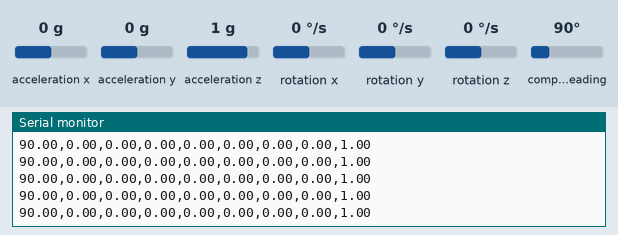
This sketch was run on a simulated ESP32. On the bench: the last lines printed to the serial monitor. Inputs (shaded band) come from the test bench; at power-on: acceleration x 0 g, acceleration y 0 g, compass heading 90°, rotation x 0 °/s, acceleration z 1 g, rotation y 0 °/s, rotation z 0 °/s.

Above: at 3.2 s.
3.3 s: acceleration x set to -1.4 g
At 3.9 s:
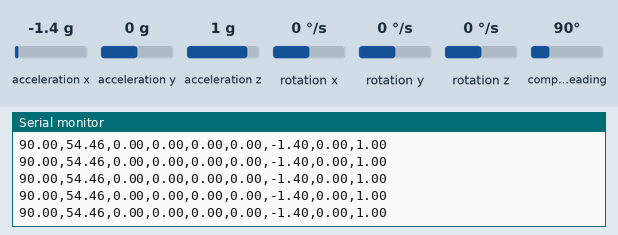
4.8 s: acceleration y set to -1.4 g
At 5.3 s:
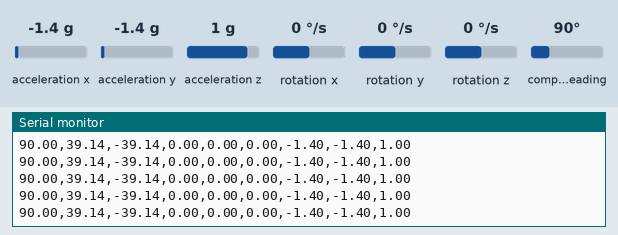
6.3 s: compass heading set to 7°
At 7.2 s:
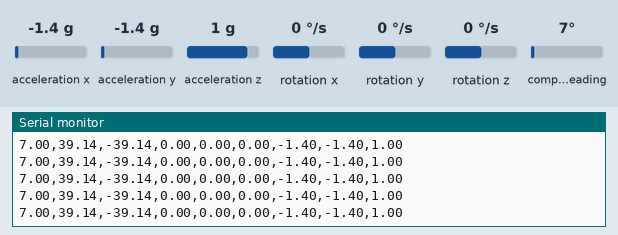
9.3 s: rotation x set to -192 °/s
At 9.8 s:
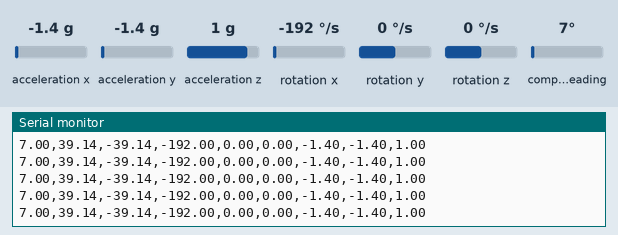
12.3 s: acceleration z set to -1.4 g
At 13.3 s:
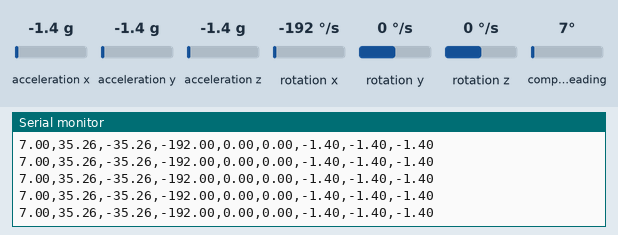
Timing chart, 0 to 14.8 s (numbered marks = the images above; inputs shaded):
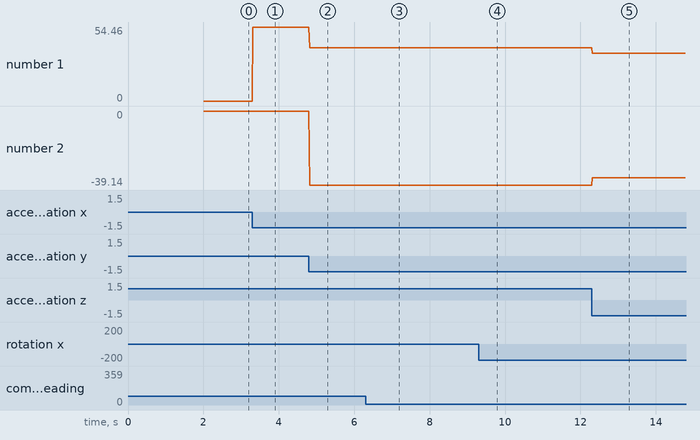

The sketch:

MPU9250_pos_vel_acc.ino
```cpp
#include "MPU9250.h"
#include <MPU9250_asukiaaa.h>

#ifdef _ESP32_HAL_I2C_H_
#define SDA_PIN 21
#define SCL_PIN 22
// #define SDA_PIN 18
// #define SCL_PIN 19
#endif

MPU9250 mpu; // You can also use MPU9255 as is
MPU9250_asukiaaa mySensor;
float aX, aY, aZ, aSqrt, gX, gY, gZ, mDirection, mX, mY, mZ;

void setup() {
    Serial.begin(115200);
    Wire.begin();
    delay(2000);

    mpu.setup(0x68);  // change to your own address
    // mpu.setup(0x69);  // change to your own address

    #ifdef _ESP32_HAL_I2C_H_ // For ESP32
    Wire.begin(SDA_PIN, SCL_PIN);
    mySensor.setWire(&Wire);
    #endif

    mySensor.beginAccel();
    mySensor.beginGyro();
    mySensor.beginMag();
}

void loop() {

  uint8_t sensorId;
  int result;

  result = mySensor.readId(&sensorId);

    // PRINT POS FIRST
    if (mpu.update()) {

        // Serial.println(
        //   "Pos: "
        // );
        Serial.print(mpu.getYaw()); Serial.print(",");
        Serial.print(mpu.getPitch()); Serial.print(",");
        Serial.print(mpu.getRoll()); Serial.print(",");
    }


  // PRINT VEL
  result = mySensor.gyroUpdate();
  if (result == 0) {
    gX = mySensor.gyroX();
    gY = mySensor.gyroY();
    gZ = mySensor.gyroZ();

    // Serial.println(
    //   "Vel: "
    // );
    Serial.print(gX); Serial.print(",");
        Serial.print(gY); Serial.print(",");
        Serial.print(gZ);  Serial.print(",");
    // Serial.println("gyroX: " + String(gX));
    // Serial.println("gyroY: " + String(gY));
    // Serial.println("gyroZ: " + String(gZ));
  } else {
    // Serial.println("Cannot read gyro values " + String(result));
  }

  // PRINT ACCEL
  result = mySensor.accelUpdate();
  if (result == 0) {
    aX = mySensor.accelX();
    aY = mySensor.accelY();
    aZ = mySensor.accelZ();
    aSqrt = mySensor.accelSqrt();
    // Serial.println("accelX: " + String(aX));
    // Serial.println("accelY: " + String(aY));
    // Serial.println("accelZ: " + String(aZ));
    // Serial.println("accelSqrt: " + String(aSqrt));

    // Serial.println(
    //   "Acc: "
    // );
    Serial.print(aX); Serial.print(",");
        Serial.print(aY); Serial.print(",");
        Serial.println(aZ); //Serial.print(", ");
  } else {
    // Serial.println("Cannod read accel values " + String(result));
  }

  delay(10);
}
```

Measured:
- after the input at 3.3 s, the serial monitor: prints a new line at once (image 1)
- after the input at 4.8 s, the serial monitor: prints a new line at once (image 2)
- after the input at 6.3 s, the serial monitor: prints a new line at once (image 3)
- after the input at 9.3 s, the serial monitor: prints a new line at once (image 4)
- after the input at 12.3 s, the serial monitor: prints a new line at once (image 5)
- plotted number 1: 0 → 54.46 after the input at 3.3 s, 54.46 → 39.14 after the input at 4.8 s, 39.14 → 35.26 after the input at 12.3 s
- plotted number 2: 0 → -39.14 after the input at 4.8 s, -39.14 → -35.26 after the input at 12.3 s
